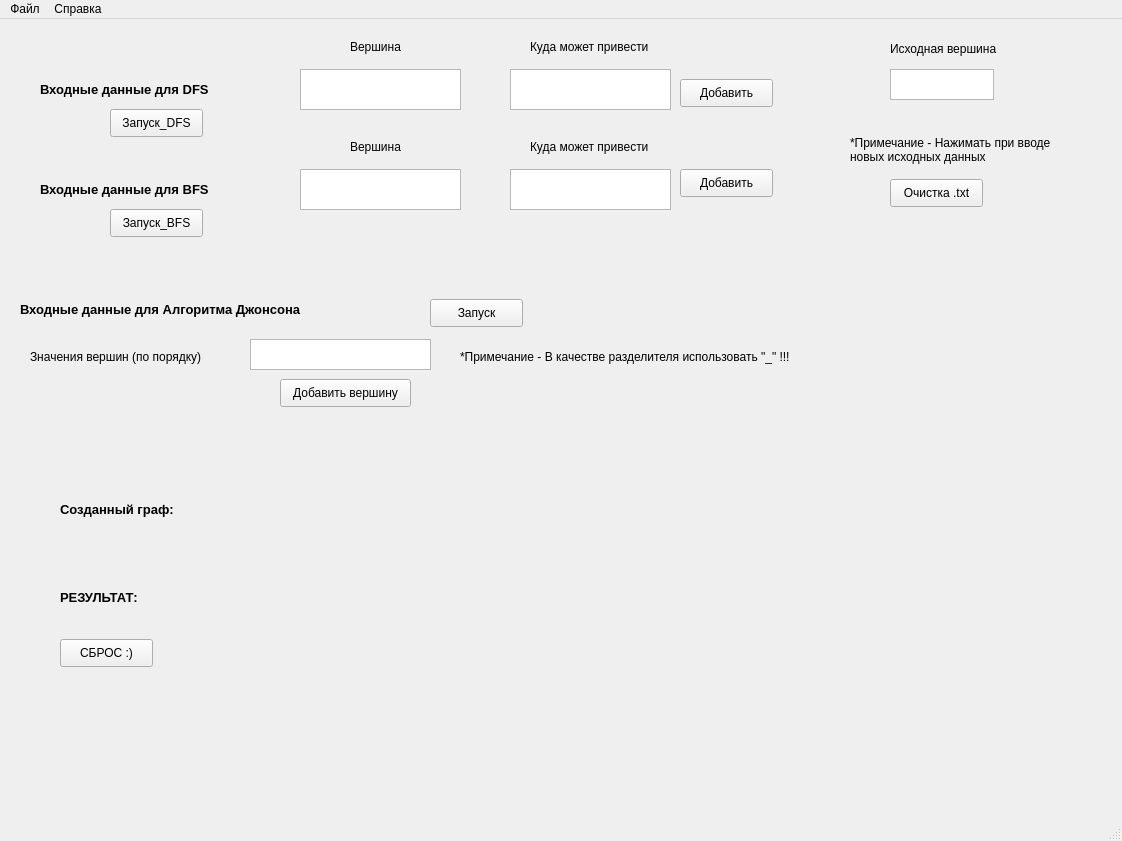
<?xml version="1.0" encoding="UTF-8"?>
<ui version="4.0">
 <class>MainWindow</class>
 <widget class="QMainWindow" name="MainWindow">
  <property name="geometry">
   <rect>
    <x>0</x>
    <y>0</y>
    <width>1122</width>
    <height>841</height>
   </rect>
  </property>
  <property name="windowTitle">
   <string>MainWindow</string>
  </property>
  <property name="autoFillBackground">
   <bool>false</bool>
  </property>
  <widget class="QWidget" name="centralwidget">
   <widget class="QLabel" name="label_dfs">
    <property name="geometry">
     <rect>
      <x>40</x>
      <y>50</y>
      <width>251</width>
      <height>41</height>
     </rect>
    </property>
    <property name="font">
     <font>
      <pointsize>10</pointsize>
      <weight>75</weight>
      <bold>true</bold>
     </font>
    </property>
    <property name="text">
     <string>Входные данные для DFS </string>
    </property>
   </widget>
   <widget class="QLabel" name="label_bfs">
    <property name="geometry">
     <rect>
      <x>40</x>
      <y>150</y>
      <width>251</width>
      <height>41</height>
     </rect>
    </property>
    <property name="font">
     <font>
      <pointsize>10</pointsize>
      <weight>75</weight>
      <bold>true</bold>
     </font>
    </property>
    <property name="text">
     <string>Входные данные для BFS </string>
    </property>
   </widget>
   <widget class="QLabel" name="label_Jh_2">
    <property name="geometry">
     <rect>
      <x>20</x>
      <y>270</y>
      <width>401</width>
      <height>41</height>
     </rect>
    </property>
    <property name="font">
     <font>
      <pointsize>10</pointsize>
      <weight>75</weight>
      <bold>true</bold>
     </font>
    </property>
    <property name="text">
     <string>Входные данные для Алгоритма Джонсона </string>
    </property>
   </widget>
   <widget class="QTextEdit" name="textEdit_verDFS">
    <property name="geometry">
     <rect>
      <x>300</x>
      <y>50</y>
      <width>161</width>
      <height>41</height>
     </rect>
    </property>
   </widget>
   <widget class="QTextEdit" name="textEdit_kudaDFS">
    <property name="geometry">
     <rect>
      <x>510</x>
      <y>50</y>
      <width>161</width>
      <height>41</height>
     </rect>
    </property>
   </widget>
   <widget class="QTextEdit" name="textEdit_verBFS">
    <property name="geometry">
     <rect>
      <x>300</x>
      <y>150</y>
      <width>161</width>
      <height>41</height>
     </rect>
    </property>
   </widget>
   <widget class="QTextEdit" name="textEdit_kudaBFS">
    <property name="geometry">
     <rect>
      <x>510</x>
      <y>150</y>
      <width>161</width>
      <height>41</height>
     </rect>
    </property>
   </widget>
   <widget class="QLabel" name="label_vershina2">
    <property name="geometry">
     <rect>
      <x>350</x>
      <y>120</y>
      <width>55</width>
      <height>16</height>
     </rect>
    </property>
    <property name="text">
     <string>Вершина</string>
    </property>
   </widget>
   <widget class="QLabel" name="lable_Kuda2">
    <property name="geometry">
     <rect>
      <x>530</x>
      <y>120</y>
      <width>131</width>
      <height>16</height>
     </rect>
    </property>
    <property name="text">
     <string>Куда может привести</string>
    </property>
   </widget>
   <widget class="QLabel" name="label_Kuda1">
    <property name="geometry">
     <rect>
      <x>530</x>
      <y>20</y>
      <width>131</width>
      <height>16</height>
     </rect>
    </property>
    <property name="text">
     <string>Куда может привести</string>
    </property>
   </widget>
   <widget class="QLabel" name="label_vershina1">
    <property name="geometry">
     <rect>
      <x>350</x>
      <y>20</y>
      <width>55</width>
      <height>16</height>
     </rect>
    </property>
    <property name="text">
     <string>Вершина</string>
    </property>
   </widget>
   <widget class="QLabel" name="label_Jh">
    <property name="geometry">
     <rect>
      <x>30</x>
      <y>330</y>
      <width>201</width>
      <height>16</height>
     </rect>
    </property>
    <property name="text">
     <string>Значения вершин (по порядку)</string>
    </property>
   </widget>
   <widget class="QTextEdit" name="textEdit_verJH">
    <property name="geometry">
     <rect>
      <x>250</x>
      <y>320</y>
      <width>181</width>
      <height>31</height>
     </rect>
    </property>
   </widget>
   <widget class="QPushButton" name="pushButton_addVertexJH">
    <property name="geometry">
     <rect>
      <x>280</x>
      <y>360</y>
      <width>131</width>
      <height>28</height>
     </rect>
    </property>
    <property name="text">
     <string>Добавить вершину</string>
    </property>
   </widget>
   <widget class="QPushButton" name="pushButton_resultJH">
    <property name="geometry">
     <rect>
      <x>430</x>
      <y>280</y>
      <width>93</width>
      <height>28</height>
     </rect>
    </property>
    <property name="text">
     <string>Запуск</string>
    </property>
   </widget>
   <widget class="QLabel" name="label_primechanie">
    <property name="geometry">
     <rect>
      <x>460</x>
      <y>330</y>
      <width>371</width>
      <height>16</height>
     </rect>
    </property>
    <property name="text">
     <string>*Примечание - В качестве разделителя использовать &quot;_&quot; !!!</string>
    </property>
   </widget>
   <widget class="QPushButton" name="pushButton_addBFS">
    <property name="geometry">
     <rect>
      <x>680</x>
      <y>150</y>
      <width>93</width>
      <height>28</height>
     </rect>
    </property>
    <property name="text">
     <string>Добавить</string>
    </property>
   </widget>
   <widget class="QPushButton" name="pushButton_resultBFS">
    <property name="geometry">
     <rect>
      <x>110</x>
      <y>190</y>
      <width>93</width>
      <height>28</height>
     </rect>
    </property>
    <property name="text">
     <string>Запуск_BFS</string>
    </property>
   </widget>
   <widget class="QPushButton" name="pushButton_resultDFS">
    <property name="geometry">
     <rect>
      <x>110</x>
      <y>90</y>
      <width>93</width>
      <height>28</height>
     </rect>
    </property>
    <property name="text">
     <string>Запуск_DFS</string>
    </property>
   </widget>
   <widget class="QPushButton" name="pushButton_addDFS">
    <property name="geometry">
     <rect>
      <x>680</x>
      <y>60</y>
      <width>93</width>
      <height>28</height>
     </rect>
    </property>
    <property name="text">
     <string>Добавить</string>
    </property>
   </widget>
   <widget class="QLabel" name="label_result">
    <property name="geometry">
     <rect>
      <x>60</x>
      <y>570</y>
      <width>111</width>
      <height>16</height>
     </rect>
    </property>
    <property name="font">
     <font>
      <pointsize>10</pointsize>
      <weight>75</weight>
      <bold>true</bold>
     </font>
    </property>
    <property name="text">
     <string>РЕЗУЛЬТАТ:</string>
    </property>
   </widget>
   <widget class="QLabel" name="Pole_Otvet">
    <property name="geometry">
     <rect>
      <x>260</x>
      <y>550</y>
      <width>801</width>
      <height>211</height>
     </rect>
    </property>
    <property name="font">
     <font>
      <pointsize>5</pointsize>
      <weight>75</weight>
      <bold>true</bold>
     </font>
    </property>
    <property name="text">
     <string/>
    </property>
   </widget>
   <widget class="QPushButton" name="SBROS">
    <property name="geometry">
     <rect>
      <x>60</x>
      <y>620</y>
      <width>93</width>
      <height>28</height>
     </rect>
    </property>
    <property name="text">
     <string>CБРОС :)</string>
    </property>
   </widget>
   <widget class="QPushButton" name="pushButton">
    <property name="geometry">
     <rect>
      <x>890</x>
      <y>160</y>
      <width>93</width>
      <height>28</height>
     </rect>
    </property>
    <property name="text">
     <string>Очистка .txt</string>
    </property>
   </widget>
   <widget class="QLabel" name="label">
    <property name="geometry">
     <rect>
      <x>850</x>
      <y>100</y>
      <width>221</width>
      <height>61</height>
     </rect>
    </property>
    <property name="text">
     <string>*Примечание - Нажимать при вводе новых исходных данных</string>
    </property>
    <property name="textFormat">
     <enum>Qt::AutoText</enum>
    </property>
    <property name="wordWrap">
     <bool>true</bool>
    </property>
   </widget>
   <widget class="QTextEdit" name="textEdit_BaseVertex">
    <property name="geometry">
     <rect>
      <x>890</x>
      <y>50</y>
      <width>104</width>
      <height>31</height>
     </rect>
    </property>
   </widget>
   <widget class="QLabel" name="label_2">
    <property name="geometry">
     <rect>
      <x>890</x>
      <y>20</y>
      <width>111</width>
      <height>20</height>
     </rect>
    </property>
    <property name="text">
     <string>Исходная вершина</string>
    </property>
   </widget>
   <widget class="QLabel" name="label_3">
    <property name="geometry">
     <rect>
      <x>60</x>
      <y>480</y>
      <width>181</width>
      <height>21</height>
     </rect>
    </property>
    <property name="font">
     <font>
      <pointsize>10</pointsize>
      <weight>75</weight>
      <bold>true</bold>
     </font>
    </property>
    <property name="text">
     <string>Созданный граф:</string>
    </property>
   </widget>
   <widget class="QLabel" name="Pole_BaseGraph">
    <property name="geometry">
     <rect>
      <x>310</x>
      <y>460</y>
      <width>731</width>
      <height>71</height>
     </rect>
    </property>
    <property name="text">
     <string/>
    </property>
   </widget>
  </widget>
  <widget class="QMenuBar" name="menubar">
   <property name="geometry">
    <rect>
     <x>0</x>
     <y>0</y>
     <width>1122</width>
     <height>26</height>
    </rect>
   </property>
   <widget class="QMenu" name="menu">
    <property name="title">
     <string>Файл</string>
    </property>
    <addaction name="action"/>
   </widget>
   <widget class="QMenu" name="menu_2">
    <property name="title">
     <string>Справка</string>
    </property>
    <addaction name="action_2"/>
   </widget>
   <addaction name="menu"/>
   <addaction name="menu_2"/>
  </widget>
  <widget class="QStatusBar" name="statusbar"/>
  <action name="actionBFS">
   <property name="text">
    <string>BFS</string>
   </property>
  </action>
  <action name="actionDFS">
   <property name="text">
    <string>DFS</string>
   </property>
  </action>
  <action name="actionDijkstra">
   <property name="text">
    <string>Dijkstra</string>
   </property>
  </action>
  <action name="actionFord_Bellman">
   <property name="text">
    <string>Ford-Bellman</string>
   </property>
  </action>
  <action name="actionJhonson">
   <property name="text">
    <string>Jhonson</string>
   </property>
  </action>
  <action name="action">
   <property name="text">
    <string>Выход</string>
   </property>
  </action>
  <action name="action_2">
   <property name="text">
    <string>Автор программы = Ермошкин МВ ИСИТ4-1Б</string>
   </property>
  </action>
 </widget>
 <resources/>
 <connections>
  <connection>
   <sender>action</sender>
   <signal>triggered()</signal>
   <receiver>MainWindow</receiver>
   <slot>close()</slot>
   <hints>
    <hint type="sourcelabel">
     <x>-1</x>
     <y>-1</y>
    </hint>
    <hint type="destinationlabel">
     <x>560</x>
     <y>420</y>
    </hint>
   </hints>
  </connection>
  <connection>
   <sender>SBROS</sender>
   <signal>clicked()</signal>
   <receiver>textEdit_verJH</receiver>
   <slot>clear()</slot>
   <hints>
    <hint type="sourcelabel">
     <x>106</x>
     <y>589</y>
    </hint>
    <hint type="destinationlabel">
     <x>340</x>
     <y>361</y>
    </hint>
   </hints>
  </connection>
  <connection>
   <sender>SBROS</sender>
   <signal>clicked()</signal>
   <receiver>textEdit_kudaBFS</receiver>
   <slot>clear()</slot>
   <hints>
    <hint type="sourcelabel">
     <x>106</x>
     <y>589</y>
    </hint>
    <hint type="destinationlabel">
     <x>590</x>
     <y>196</y>
    </hint>
   </hints>
  </connection>
  <connection>
   <sender>SBROS</sender>
   <signal>clicked()</signal>
   <receiver>textEdit_kudaDFS</receiver>
   <slot>clear()</slot>
   <hints>
    <hint type="sourcelabel">
     <x>106</x>
     <y>589</y>
    </hint>
    <hint type="destinationlabel">
     <x>590</x>
     <y>96</y>
    </hint>
   </hints>
  </connection>
  <connection>
   <sender>SBROS</sender>
   <signal>clicked()</signal>
   <receiver>textEdit_verBFS</receiver>
   <slot>clear()</slot>
   <hints>
    <hint type="sourcelabel">
     <x>106</x>
     <y>589</y>
    </hint>
    <hint type="destinationlabel">
     <x>380</x>
     <y>196</y>
    </hint>
   </hints>
  </connection>
  <connection>
   <sender>SBROS</sender>
   <signal>clicked()</signal>
   <receiver>textEdit_verDFS</receiver>
   <slot>clear()</slot>
   <hints>
    <hint type="sourcelabel">
     <x>106</x>
     <y>589</y>
    </hint>
    <hint type="destinationlabel">
     <x>380</x>
     <y>96</y>
    </hint>
   </hints>
  </connection>
  <connection>
   <sender>SBROS</sender>
   <signal>clicked()</signal>
   <receiver>Pole_Otvet</receiver>
   <slot>clear()</slot>
   <hints>
    <hint type="sourcelabel">
     <x>106</x>
     <y>589</y>
    </hint>
    <hint type="destinationlabel">
     <x>660</x>
     <y>621</y>
    </hint>
   </hints>
  </connection>
  <connection>
   <sender>SBROS</sender>
   <signal>clicked()</signal>
   <receiver>textEdit_BaseVertex</receiver>
   <slot>clear()</slot>
   <hints>
    <hint type="sourcelabel">
     <x>106</x>
     <y>589</y>
    </hint>
    <hint type="destinationlabel">
     <x>941</x>
     <y>91</y>
    </hint>
   </hints>
  </connection>
  <connection>
   <sender>SBROS</sender>
   <signal>clicked()</signal>
   <receiver>Pole_BaseGraph</receiver>
   <slot>clear()</slot>
   <hints>
    <hint type="sourcelabel">
     <x>106</x>
     <y>659</y>
    </hint>
    <hint type="destinationlabel">
     <x>675</x>
     <y>521</y>
    </hint>
   </hints>
  </connection>
 </connections>
</ui>
